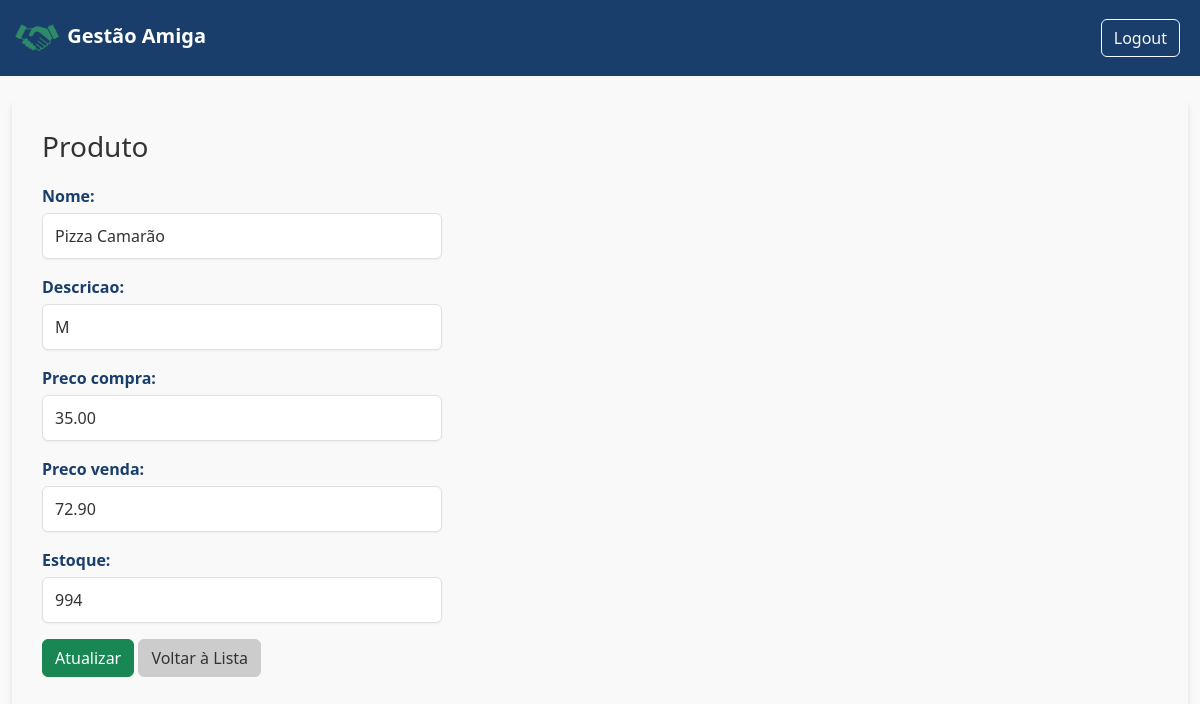
The app's page /loja/9/produto/14/editar/ (signed in), older data.
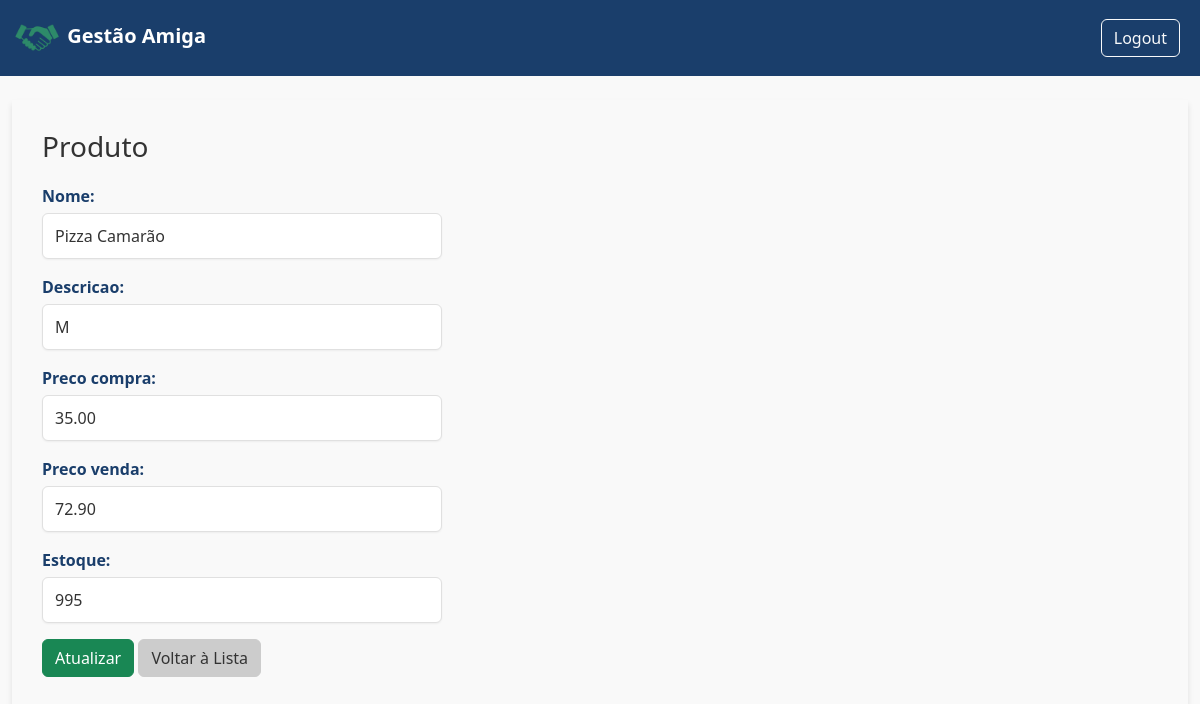
The same page, newer data.
### gestao/models.py (models this page shows, shortened)
class Produto(models.Model):
    loja = models.ForeignKey(Loja, related_name='produtos', on_delete=models.CASCADE)
    nome = models.CharField(max_length=100)
    descricao = models.CharField(max_length=100, default="---")
    preco_compra = models.DecimalField(max_digits=8, decimal_places=2, default=0)
    preco_venda = models.DecimalField(max_digits=8, decimal_places=2, default=1)
    estoque = models.IntegerField()

### gestao/views.py (the view)
# urls.py: path('loja/<int:loja_id>/produto/<int:produto_id>/editar/', views.editar_produto, name="editar_produto"),
@login_required
def editar_produto(request, loja_id, produto_id):
    loja = get_object_or_404(Loja, id=loja_id, dono=request.user)
    produto = get_object_or_404(Produto, id=produto_id, loja=loja)
    if request.method == "POST":
        form = ProdutoForm(request.POST, instance=produto)
        if form.is_valid():
            form.save()
            return redirect('lista_produtos', loja_id=loja.id)
    else:
        form = ProdutoForm(instance=produto)
    return render(request, 'produtos/cadastro_produto.html', {'loja': loja, 'form': form, 'produto': produto})

### gestao/forms.py
class ProdutoForm(forms.ModelForm):
    class Meta:
        model = Produto
        fields = ['nome', 'descricao', 'preco_compra', 'preco_venda', 'estoque']

### templates/produtos/cadastro_produto.html (shortened to what this page needs)
{% extends 'base.html' %}
{% block content %}
<div style="margin: 50px left; padding: 30px; box-shadow: 0 4px 6px rgba(0,0,0,0.1);">
    <h3 class="title_page" style="color: var(--cor-secondary); margin-bottom: 20px;">
        Produto
    </h3>
    <form method="POST" class="auth-form">
        {{ form.as_p }}
        <div>
            <button type="submit" class="btn btn-success">
                {% if produto %}Atualizar{% else %}Cadastrar{% endif %}
            </button>
            <a href="{% url 'lista_produtos' loja.id %}" class="btn btn-secondary">Voltar à Lista</a>
        </div>
    </form>
</div>
{% endblock %}

Row changes from the older to the newer data that the page shows:
changed Produto "Pizza Camarão": estoque "994" → "995"
